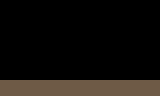

Tiled map render using the project's own tile images. Description and the whole map definition, tile-layer contents included, below:
An orthogonal 10x6 tile map with 16x16 px tiles, 1 tile layer (ground) and 1 object (walker).

<map version="1.10" tiledversion="1.11.0" orientation="orthogonal" renderorder="right-down" width="10" height="6" tilewidth="16" tileheight="16" infinite="0" nextlayerid="3" nextobjectid="20">
 <tileset firstgid="1" source="icons.tsx" />
 <layer id="1" name="ground" width="10" height="6">
  <data encoding="csv">
0,0,0,0,0,0,0,0,0,0,
0,0,0,0,0,0,0,0,0,0,
0,0,0,0,0,0,0,0,0,0,
0,0,0,0,0,0,0,0,0,0,
0,0,0,0,0,0,0,0,0,0,
1,1,1,1,1,1,1,1,1,1
</data>
 </layer>
 <objectgroup id="2" name="entities">
  <object id="1" name="old_walker" class="walker" x="0" y="16"><point /></object>
 </objectgroup>
</map>
